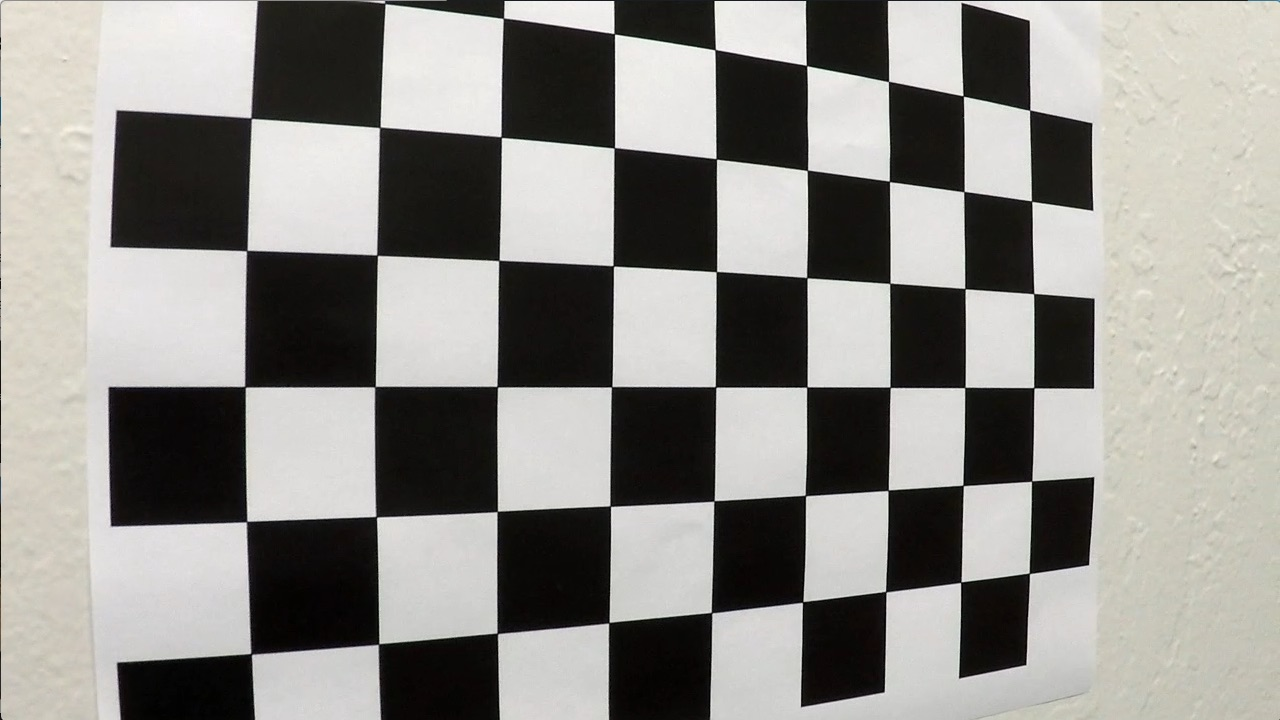
#> input picture camera_cal/calibration5.jpg, 1280 x 720 px
$ jupyter execute --allow-errors Advanced_Lane_Lines.ipynb   (shell and % lines are left out)   (older library calls are emulated)
#> lines starting #> are read from the running program, lines starting #| are printed output that depends on the picture; after the words box and inside, x2 and y2 are one past the last pixel; in counts of white or black regions, pixels touching at a corner belong together
[cell 1]
import cv2
import matplotlib.pyplot as plt
import matplotlib.image as mpimg
import numpy as np
import glob
import pickle

Check calibration image and print image size

[cell 2]
img = mpimg.imread('camera_cal/calibration5.jpg')
#> img is the input picture: shape (720, 1280, 3); mean R, G, B 143.1, 141.5, 137.3
image_shape = img.shape
#> image_shape = (720, 1280, 3)
print(image_shape)
#| (720, 1280, 3)
plt.imshow(img)

# Caliberation
Extract objetc points and images points.
I have used `glob` api to iterate over all the `camera_cal` images to extract the object and image points

[cell 3]
nx = 9
ny = 6

objpoints = []
imgpoints = []

objp = np.zeros((nx*ny,3), np.float32)
objp[:,:2] = np.mgrid[0:nx,0:ny].T.reshape(-1,2)

fnames = glob.glob("camera_cal/calibration*.jpg")

for fname in fnames:
    img = mpimg.imread(fname)
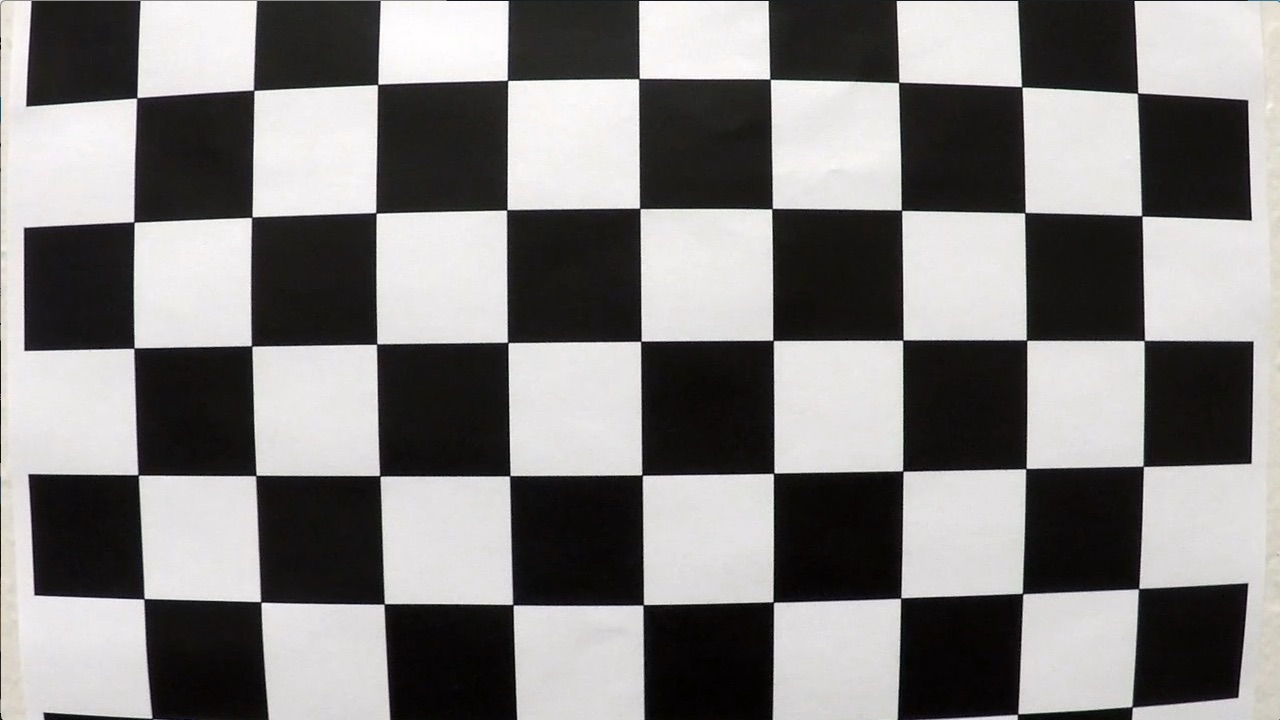
#> input picture camera_cal/calibration1.jpg, 1280 x 720 px
#> img is the input picture: shape (720, 1280, 3); mean R, G, B 130.1, 128.4, 127.8
    gray = cv2.cvtColor(img, cv2.COLOR_RGB2GRAY)
    ret, corners = cv2.findChessboardCorners(gray, (nx,ny), None)
#> ret = False; corners = None
    if ret:
        objpoints.append(objp)
        imgpoints.append(corners)

# use the object and image points to caliberate the camera and compute the camera matrix and distortion coefficients
ret, mtx, dist, rvecs, tvecs = cv2.calibrateCamera(objpoints, imgpoints, image_shape[:2],None,None)
# dist_pickle ={}
# dist_pickle["mtx"]=mtx
# dist_pickle["dist"]=dist
# pickle.dump(dist_pickle,open("camera_cal/calibration_pickle.p","wb"))
# print('pickle file ')

# Distortion Correction

We use the Camera matrix `mtx` and Distoration coefficients  `dist` to undistort the image.

[cell 4]
# dist_pickle = pickle.load(open("camera_cal/calibration_pickle.p","rb"))
# dist = dist_pickle["dist"]
# mtx = dist_pickle["mtx"]

[cell 5]
# [10 lines of commented-out code are left out]


img = mpimg.imread('camera_cal/calibration1.jpg')
#> (the rest of this cell did not finish here and is left out)

# Gradients and color Threshold

We use 2 kinds of gradient thresholds:

1. Along the X axis.
2. Directional gradient with thresholds of 0 and 90 degrees.

This is done since the lane lines are more or less vertical.

We then apply the following color thresholds:

1. R & G channel thresholds so that yellow lanes are detected well.
2. L channel threshold so that we don't take into account edges generated due to shadows.
3. S channel threshold since it does a good job of separating out white & yellow lanes.

[cell 6]
def thresholded_image(img):

#     Undistort the image
    img = cv2.undistort(img, cameraMatrix, distortionCoeffs, None, cameraMatrix)

    # convert to gray scale
    gray = cv2.cvtColor(img, cv2.COLOR_RGB2GRAY)

    height, width = gray.shape

    # apply gradient threshold on the horizontal gradient
    sx_binary = abs_sobel_thresh(gray, 'x', 10, 200)

    # apply gradient direction threshold so that only edges closer to vertical are detected.
    dir_binary = dir_threshold(gray, thresh=(0, np.pi/2))

    # combine the gradient and direction thresholds.
    combined_condition = ((sx_binary == 1) & (dir_binary == 1))

    # R & G thresholds so that yellow lanes are detected well.
    color_threshold = 150
    R = img[:,:,0]
    G = img[:,:,1]
    color_combined = np.zeros_like(R)
    r_g_condition = (R > color_threshold) & (G > color_threshold)


    # color channel thresholds
    hls = cv2.cvtColor(img, cv2.COLOR_RGB2HLS)
    S = hls[:,:,2]
    L = hls[:,:,1]

    # S channel performs well for detecting bright yellow and white lanes
    s_thresh = (100, 255)
    s_condition = (S > s_thresh[0]) & (S <= s_thresh[1])

    # We put a threshold on the L channel to avoid pixels which have shadows and as a result darker.
    l_thresh = (120, 255)
    l_condition = (L > l_thresh[0]) & (L <= l_thresh[1])

    # combine all the thresholds
    # A pixel should either be a yellowish or whiteish
    # And it should also have a gradient, as per our thresholds
    color_combined[(r_g_condition & l_condition) & (s_condition | combined_condition)] = 1

    # apply the region of interest mask
    mask = np.zeros_like(color_combined)
    region_of_interest_vertices = np.array([[0,height-1], [width/2, int(0.5*height)], [width-1, height-1]], dtype=np.int32)
    cv2.fillPoly(mask, [region_of_interest_vertices], 1)
    thresholded = cv2.bitwise_and(color_combined, mask)

    return thresholded


# [27 lines left out: functions abs_sobel_thresh, dir_threshold, not called in this run]

# Example: Binary Thresholded Image

[cell 7]
img = mpimg.imread('test_images/test1.jpg')
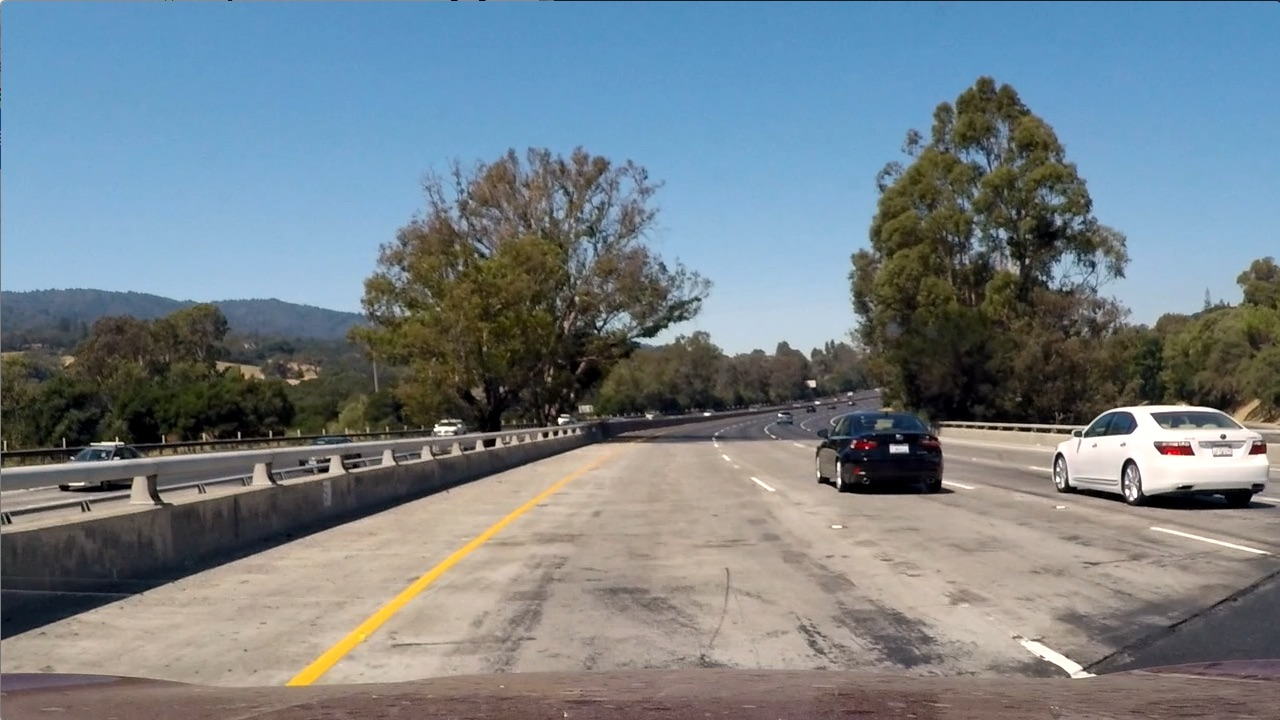
#> input picture test_images/test1.jpg, 1280 x 720 px
#> img is the input picture: shape (720, 1280, 3); mean R, G, B 117.5, 128.7, 135.5
#> (the rest of this cell did not finish here and is left out)

# Perspective Transform

After manually examining a sample image, I extracted the vertices to perform a perspective transform. The polygon with these vertices is drawn on the image for visualization. Destination points are chosen such that straight lanes appear more or less parallel in the transformed image.

The transform and its inverse are computed, for use later. We then transform the binary image to show the birds eye view.

[cell 8]
# Vertices extracted manually for performing a perspective transform
bottom_left = [220,720]
bottom_right = [1125, 720]
top_left = [580, 470]
top_right = [740, 470]

source = np.float32([bottom_left,bottom_right,top_right,top_left])

pts = np.array([bottom_left,bottom_right,top_right,top_left], np.int32)
pts = pts.reshape((-1,1,2))
copy = img.copy()
cv2.polylines(copy,[pts],True,(255,0,0), thickness=3)
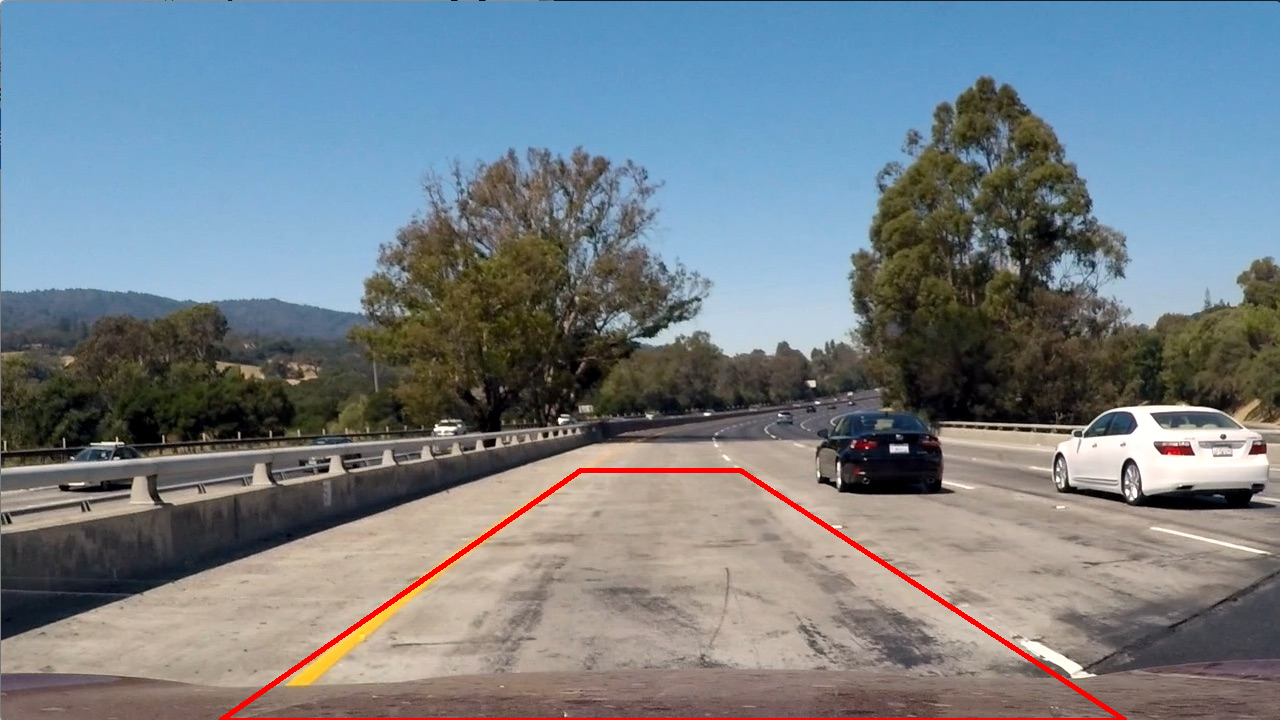
#> copy: shape (720, 1280, 3); 0.78% of pixels changed, all inside (x1, y1, x2, y2) = (219, 468, 1127, 720)

# Destination points are chosen such that straight lanes appear more or less parallel in the transformed image.
bottom_left = [320,720]
bottom_right = [920, 720]
top_left = [320, 1]
top_right = [920, 1]

dst = np.float32([bottom_left,bottom_right,top_right,top_left])
M = cv2.getPerspectiveTransform(source, dst)
M_inv = cv2.getPerspectiveTransform(dst, source)
img_size = (image_shape[1], image_shape[0])
#> img_size = (1280, 720)

#> (the rest of this cell did not finish here and is left out)

# Identifying the lane pixels

For identifying lane line pixel. First compute the Histogram. The peaks value of histgram tell the postion of lane line

#> (a cell that did not finish here is left out)

# Sliding Window

I then perform a sliding window search, starting with the base likely positions of the 2 lanes, calculated from the histogram. I have used 9 windows of width 100 pixels.

The x & y coordinates of non zeros pixels are found, a polynomial is fit for these coordinates and the lane lines are drawn.

#> (a cell that did not finish here is left out)

# Searching around a previously detected line.

Since consecutive frames are likely to have lane lines in roughly similar positions, in this section we search around a margin of 50 pixels of the previously detected lane lines.

[cell 11]
margin = 50
#> (the rest of this cell did not finish here and is left out)

# Computing the radius of curvature and center offset.
 we perform the polynomial fit in pixels and whereas the curvature has to be calculated in real world meters, we have to use a pixel to meter transformation and recompute the fit again.

The mean of the lane pixels closest to the car gives us the center of the lane. The center of the image gives us the position of the car. The difference between the 2 is the offset from the center.

[cell 12]
# [11 lines left out: function measure_radius_of_curvature, not called in this run]

#> (the rest of this cell did not finish here and is left out)

 Combine the precessed image with the original image.

#> (a cell that did not finish here is left out)

There will be some frames where no lanes will be detected or the lanes might not make sense. We determine the bad frames if any of the following conditions are met:

1. No pixels were detected using the sliding window search or search around the previously detected line.
2. The average gap between the lanes is less than 0.7 times pr greater than 1.3 times the globally maintained moving average of the lane gap.

 Averaging lanes

The lane for each frame is a simple average of 12 previously computed lanes. This is done in the `get_averaged_line` method in the code block below.

What to do if a bad frame is detected?

1. Perform a sliding window search again (this is done in the `brute_search` method in the code block below
2. If this still results in a bad frame then we fall back to the previous well detected frame.

 Final Pipeline
We combine all the code described in the code block above, plus the averaging and fallback techniques described in this block. The final code is in the `pipeline_final` method.

[cell 14]
# Some global variables
polyfit_left=None
polyfit_right=None

past_good_left_lines = []
past_good_right_lines = []

running_mean_difference_between_lines = 0

# [131 lines left out: functions get_line_predictions, brute_search, get_averaged_line, get_mean_distance_between_lines, not called in this run]


def pipeline_final(img):
    # global variables to store the polynomial coefficients of the line detected in the last frame
    global polyfit_right
    global polyfit_left

    # global variables to store the line coordinates in previous n (=4) frames
    global past_good_right_lines
    global past_good_left_lines

    # global variable which contains running average of the mean difference between left and right lanes
    global running_mean_difference_between_lines

    img_shape = img.shape
    img_size = (image_shape[1], image_shape[0])

    # get thresholded image
    thresholded = thresholded_image(img)

    # perform a perspective transform
    warped = cv2.warpPerspective(thresholded, M, img_size , flags=cv2.INTER_LINEAR)

    out_img = np.dstack((warped, warped, warped))*255

    non_zeros = warped.nonzero()
    non_zeros_y = non_zeros[0]
    non_zeros_x = non_zeros[1]

    num_rows = warped.shape[0]
    y_points = np.linspace(0, num_rows-1, num_rows)

    if (polyfit_left is None) or (polyfit_right is None):
        # If the polynomial coefficients of the previous frames are None then perform a brute force search
        brute = True
        left_x_predictions, right_x_predictions = brute_search(warped)
    else:
        # Else search in a margin of 100 pixels on each side of the pervious polynomial fit
        brute = False
        margin = 100
        left_x_predictions = polyfit_left[0]*non_zeros_y**2 + polyfit_left[1]*non_zeros_y + polyfit_left[2]
        left_coordinates = ((non_zeros_x >= left_x_predictions - margin) & (non_zeros_x <= left_x_predictions + margin)).nonzero()[0]

        right_x_predictions = polyfit_right[0]*non_zeros_y**2 + polyfit_right[1]*non_zeros_y + polyfit_right[2]
        right_coordinates = ((non_zeros_x >= right_x_predictions - margin) & (non_zeros_x <= right_x_predictions + margin)).nonzero()[0]

        left_x_predictions, right_x_predictions = get_line_predictions(non_zeros_x, non_zeros_y, left_coordinates, right_coordinates, num_rows)

    if (left_x_predictions is None or right_x_predictions is None):
        if not brute:
            left_x_predictions, right_x_predictions = brute_search(warped)

    bad_lines = False

    if (left_x_predictions is None or right_x_predictions is None):
        bad_lines = True
    else:
        mean_difference = np.mean(right_x_predictions - left_x_predictions)

        if running_mean_difference_between_lines == 0:
            running_mean_difference_between_lines = mean_difference

        if (mean_difference < 0.7*running_mean_difference_between_lines or mean_difference > 1.3*running_mean_difference_between_lines):
            bad_lines = True
            if not brute:
                left_x_predictions, right_x_predictions = brute_search(warped)
                if (left_x_predictions is None or right_x_predictions is None):
                    bad_lines = True
                else:
                    mean_difference = np.mean(right_x_predictions - left_x_predictions)
                    if (mean_difference < 0.7*running_mean_difference_between_lines or mean_difference > 1.3*running_mean_difference_between_lines):
                        bad_lines = True
                    else:
                        bad_lines = False
        else:
            bad_lines = False

    if bad_lines:
        polyfit_left = None
        polyfit_right = None
        if len(past_good_left_lines) == 0 and len(past_good_right_lines) == 0:
            return img
        else:
            left_x_predictions = past_good_left_lines[-1]
            right_x_predictions = past_good_right_lines[-1]
    else:
        past_good_left_lines, left_x_predictions = get_averaged_line(past_good_left_lines, left_x_predictions)
        past_good_right_lines, right_x_predictions = get_averaged_line(past_good_right_lines, right_x_predictions)
        mean_difference = np.mean(right_x_predictions - left_x_predictions)
        running_mean_difference_between_lines = 0.9*running_mean_difference_between_lines + 0.1*mean_difference

    left_line_window = np.array(np.transpose(np.vstack([left_x_predictions, y_points])))
    right_line_window = np.array(np.flipud(np.transpose(np.vstack([right_x_predictions, y_points]))))

    # compute the radius of curvature
    left_curve_rad = measure_radius_of_curvature(left_x_predictions)
    right_curve_rad = measure_radius_of_curvature(right_x_predictions)
    average_curve_rad = (left_curve_rad + right_curve_rad)/2
    curvature_string = "Radius of curvature: %.2f m" % average_curve_rad

    # compute the offset from the center
    lane_center = (right_x_predictions[num_rows-1] + left_x_predictions[num_rows-1])/2
    xm_per_pix = 3.7/700 # meters per pixel in x dimension
    center_offset_pixels = abs(img_size[0]/2 - lane_center)
    center_offset_mtrs = xm_per_pix*center_offset_pixels
    offset_string = "Center offset: %.2f m" % center_offset_mtrs

    poly_points = np.vstack([left_line_window, right_line_window])

    cv2.fillPoly(out_img, np.int_([poly_points]), [0,255, 0])

    unwarped = cv2.warpPerspective(out_img, M_inv, img_size , flags=cv2.INTER_LINEAR)

    result = cv2.addWeighted(img, 1, unwarped, 0.3, 0)

    cv2.putText(result,curvature_string , (100, 90), cv2.FONT_HERSHEY_SIMPLEX, 1.5, (255,255,255), thickness=2)
    cv2.putText(result, offset_string, (100, 150), cv2.FONT_HERSHEY_SIMPLEX, 1.5, (255,255,255), thickness=2)

    return result

# Example Result

We apply the pipeline to a test image. The original image and the processed image are shown side by side.

[cell 15]
img = mpimg.imread('test_images/test5.jpg')
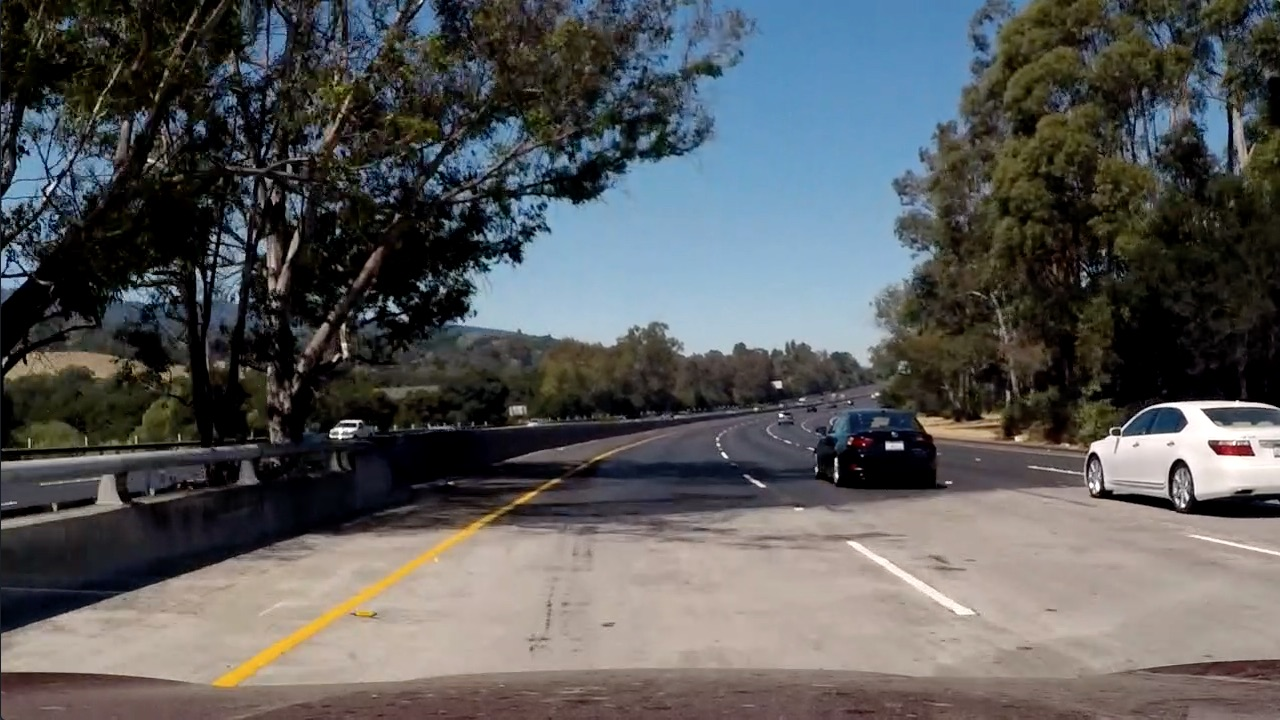
#> input picture test_images/test5.jpg, 1280 x 720 px
#> img is the input picture: shape (720, 1280, 3); mean R, G, B 88.5, 89.3, 89.8

# Reinitialize some global variables.
polyfit_left = None
polyfit_right = None
past_good_right_lines = []
past_good_left_lines = []
running_mean_difference_between_lines = 0

# Apply pipeline
#> (the rest of this cell did not finish here and is left out)


# Plot the 2 images
f, (ax1, ax2) = plt.subplots(1, 2, figsize=(24, 9))
f.tight_layout()
ax1.imshow(img)
ax1.set_title('Original Image', fontsize=50)
ax2.imshow(processed, cmap='gray')
ax2.set_title('Processed Image', fontsize=50)
plt.subplots_adjust(left=0., right=1, top=0.9, bottom=0.)
